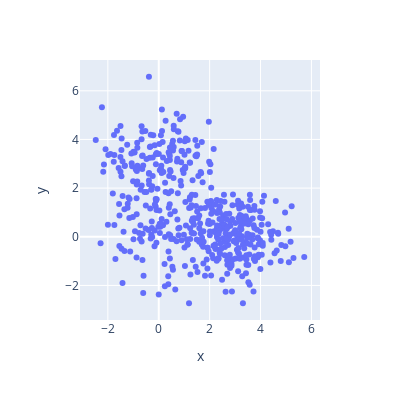

The notebook cell saved with this chart:
### Code cell
import plotly.express as px
fig = px.scatter(x=X_train[:, 0], y=X_train[:, 1], width=400, height=400)
fig.show()

### Figure 1 — Plotly figure (JSON) as saved in the notebook; plotly's stock layout.template omitted (floating-point values rounded to 4 significant figures; data arrays with more than 128 entries replaced by an {"elided": "..."} marker saying what was removed)
{"data": [{"hovertemplate": "x=%{x}<br>y=%{y}<extra></extra>", "legendgroup": "", "marker": {"color": "#636efa", "symbol": "circle"}, "mode": "markers", "name": "", "orientation": "v", "showlegend": false, "type": "scatter", "x": {"elided": "500 float values"}, "xaxis": "x", "y": {"elided": "500 float values"}, "yaxis": "y"}], "layout": {"height": 400, "legend": {"tracegroupgap": 0}, "margin": {"t": 60}, "width": 400, "xaxis": {"anchor": "y", "domain": [0, 1], "title": {"text": "x"}}, "yaxis": {"anchor": "x", "domain": [0, 1], "title": {"text": "y"}}}}
